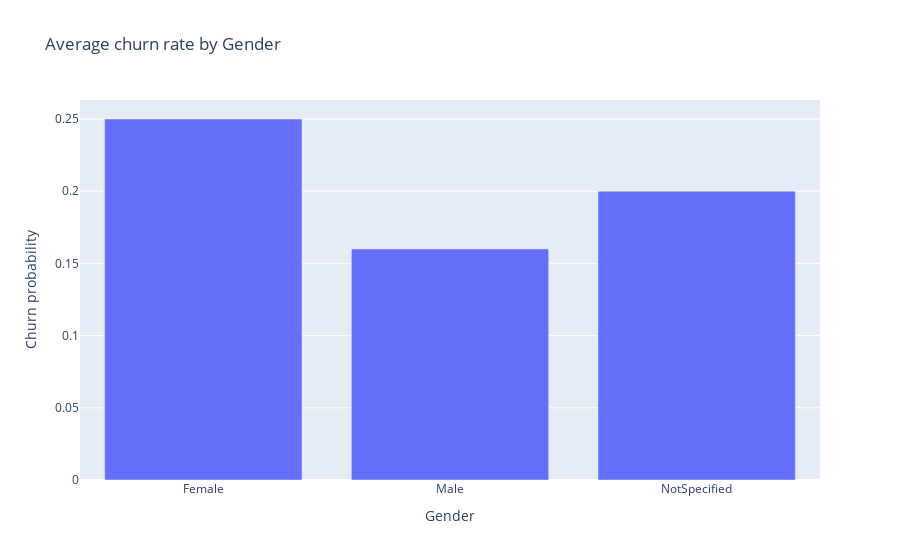

This figure's notebook cell:
### Code cell
# ii. Gender
gender_mean_fig_layout = { 
    "title" : "Average churn rate by Gender", 
    "xaxis_title" : "Gender", 
    "yaxis_title" : "Churn probability"
}

gender_mean_fig = mean_churn_plot_bar(
  df_bank, 
  "Gender", 
  "Exited", 
  gender_mean_fig_layout
)

### Figure 1 — Plotly figure (JSON) as saved in the notebook; plotly's stock layout.template omitted (floating-point values rounded to 4 significant figures)
{"data": [{"type": "bar", "x": ["Female", "Male", "NotSpecified"], "y": [0.25, 0.16, 0.2]}], "layout": {"title": {"text": "Average churn rate by Gender"}, "xaxis": {"title": {"text": "Gender"}}, "yaxis": {"title": {"text": "Churn probability"}}}}
